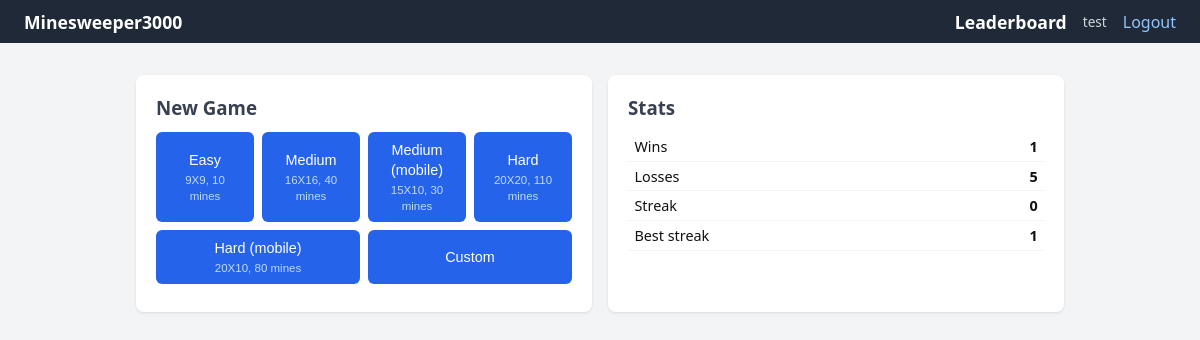
Page / (signed in) on the earlier database version.
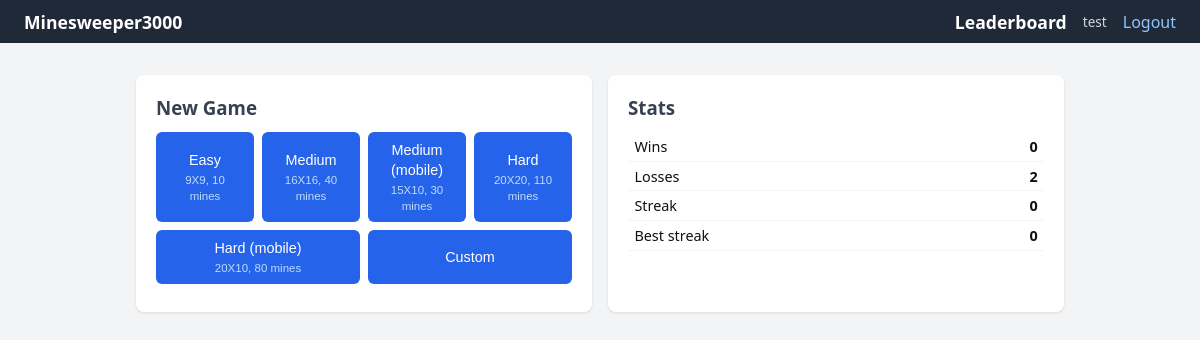
Same page on the later database version.
### models.py (models this page shows)
class User(SQLModel, table=True):
    id: int | None = Field(default = None, primary_key=True)
    name: str
    password: str

class UserStats(SQLModel, table=True):
    id: int = Field(default=None, primary_key=True)
    user_id: int = Field(foreign_key="user.id", unique=True)
    games_won: int = Field(default=0)
    games_lost: int = Field(default=0)
    current_streak: int = Field(default=0)
    best_streak: int = Field(default=0)

### main.py (the view)
@app.get("/", response_class=HTMLResponse)
async def home(request: Request, user: User = Depends(get_active_user), session: Session = Depends(get_session)):
    if not user:
        return RedirectResponse("/login")
    stats  = session.exec(select(UserStats).where(UserStats.user_id == user.id)).first()
    template = "home_partial.html" if request.headers.get("HX-Request") else "home.html"
    return templates.TemplateResponse(request, template, {
         "user": user, "stats": stats, "difficulties": G.difficulties})

### templates/home.html (shortened to what this page needs)
{% extends "index.html" %}
{% block content %}
<div class="home-grid">
    <section class="card">
        <h3>New Game</h3>
        <form hx-post="/game/new" hx-target="#main" hx-swap="innerHTML">
            <div class="diff-buttons">
                {% for name, d in difficulties.items() %}
                <button type="submit" name="difficulty" value="{{ name }}">
                    {{ name|capitalize }}
                    <small>{{ d.rows }}X{{ d.cols }}, {{ d.mines }} mines</small>
                </button>
                {% endfor %}
                <button type="button"
                    onclick="document.getElementById('custom-fields').classList.toggle('hidden')">
                    Custom
                </button>
            </div>
        </form>
    </section>
    <section class="card">
        <h3>Stats</h3>
        <table class="info-table">
            <tr><td>Wins</td> <td>{{ stats.games_won }}</td></tr>
            <tr><td>Losses</td> <td>{{ stats.games_lost }}</td></tr>
            <tr><td>Streak</td> <td>{{ stats.current_streak }}</td></tr>
            <tr><td>Best streak</td> <td>{{ stats.best_streak }}</td></tr>
        </table>
    </section>
</div>
{% endblock %}

### templates/index.html (shortened to what this page needs)
<!DOCTYPE html>
<html lang="pt-br">
    <head>
        <link rel="stylesheet" href="/static/style.css">
    </head>
    <body>
        <nav>
        <a href="/">Minesweeper3000</a>
        {% if user %}
        <div class="nav-right">
            <a href="/leaderboard">Leaderboard</a>
            <span class="nav-user">{{ user.name }}</span>
            <a href="/logout">Logout</a>
        </div>
        {% endif %}
        </nav>
        <main id="main">
            {% block content %}{% endblock %}
        </main>
    </body>
</html>

### static/style.css (style rules this page uses)
*, *::before, *::after { box-sizing: border-box; margin: 0; padding: 0; }
body { font-family: system-ui, sans-serif; background: #f3f4f6; color: #111; }
nav { background: #1f2937; color: white; padding: .6rem 1.5rem; display: flex; justify-content: space-between; align-items: center; flex-wrap: wrap; gap: .5rem; }
nav a { color: #93c5fd; text-decoration: none; }
nav a:first-child { color: white; font-weight: 700; font-size: 1.1rem; }
.nav-right { display: flex; gap: 1rem; align-items: center; }
.nav-user { color: #d1d5db; font-size: .85rem; }
#main { max-width: 960px; margin: 2rem auto; padding: 0 1rem; }
h3 { margin-bottom: .75rem; color: #374151; }
.card { background: white; border-radius: 8px; padding: 1.25rem; box-shadow: 0 1px 3px rgba(0,0,0,.1); }
.home-grid { display: grid; grid-template-columns: repeat(auto-fit, minmax(240px,1fr)); gap: 1rem; }
button, .btn { display: inline-block; padding: .5rem 1rem; background: #2563eb; color: white; border: none; border-radius: 6px; font-size: .9rem; cursor: pointer; text-decoration: none; }
.diff-buttons { display: flex; gap: .5rem; flex-wrap: wrap; margin-bottom: .5rem; }
.diff-buttons button { flex: 1; min-width: 90px; text-align: center; line-height: 1.4; }
.diff-buttons small { display: block; font-size: .72rem; color: #bfdbfe; margin-top: .1rem; }
.info-table { width: 100%; border-collapse: collapse; margin-bottom: .75rem; }
.info-table td { padding: .3rem .4rem; border-bottom: 1px solid #f3f4f6; font-size: .9rem; }
.info-table td:last-child { text-align: right; font-weight: 600; }

Differences in the rows shown:
changed UserStats: games_won "1" → "0"; games_lost "5" → "2"; best_streak "1" → "0"
